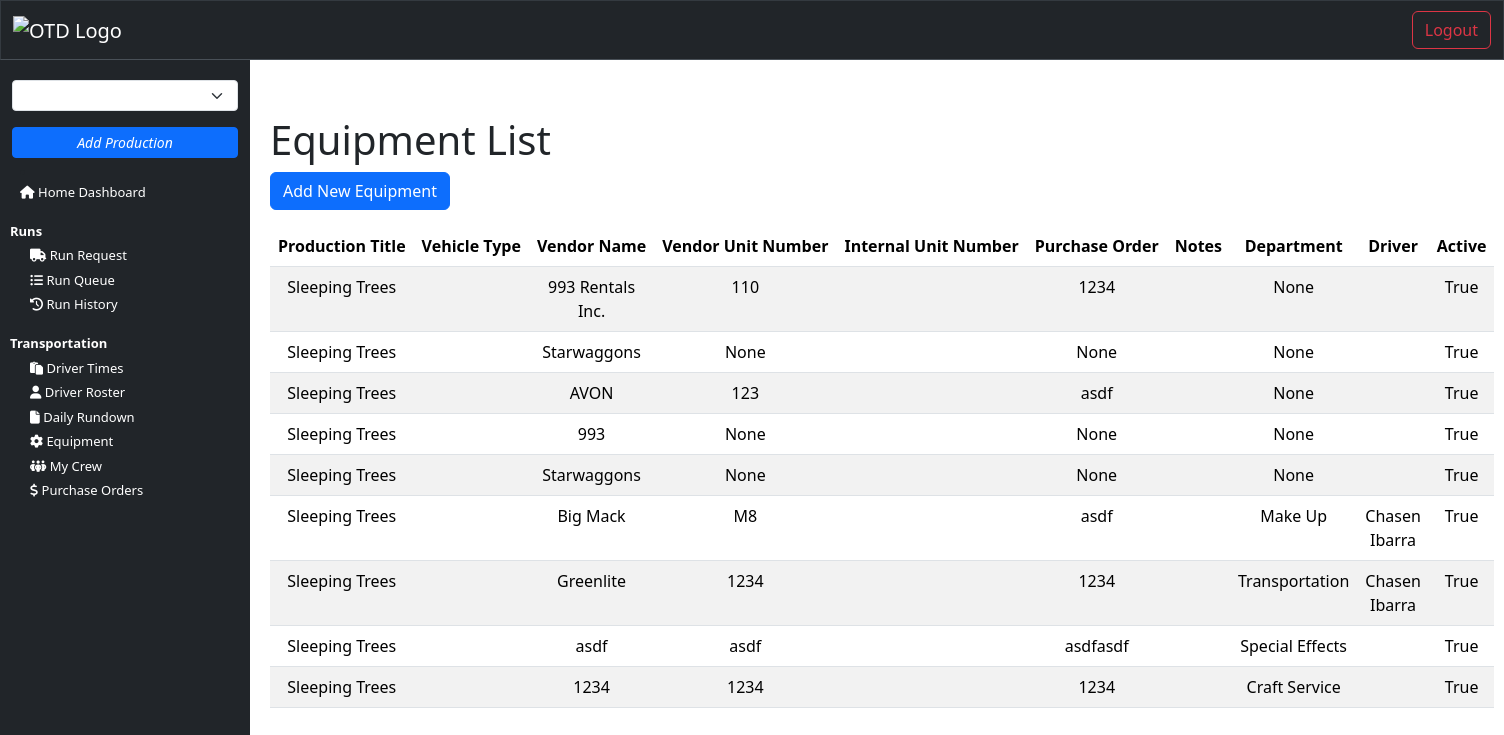
The app's page /equipment_list (signed in) with its own data.
### transportation/models.py (models this page shows, shortened)
class Equipment(models.Model):
    EQUIPMENT_TYPE_1_CHOICES = [
        ('truck', 'Truck'),
        ('trailer', 'Trailer'),
    ]
    TRUCK_TYPE_CHOICES = [
        ('stakebed', 'Stakebed'),
        ('box_truck', 'Box Truck'),
        ('5_ton', '5-Ton'),
        ('10_ton', '10-Ton'),
        ('tractor', 'Tractor'),
        ('production_van', 'Production Van'),
        ('van', 'Van'),
    ]
    TRAILER_TYPE_CHOICES = [
        ('cast_single', 'Cast Single'),
        ('cast_2_room', 'Cast 2-Room'),
        ('cast_3_room', 'Cast 3-Room'),
        ('cast_5_room', 'Cast 5-Room'),
        ('office_trailer', 'Office Trailer'),
        ('wardrobe_trailer', 'Wardrobe Trailer'),
        ('makeup_trailer', 'Makeup Trailer'),
        ('grip_trailer', 'Grip Trailer'),
        ('set_lighting_trailer', 'Set Lighting Trailer'),
        ('equipment_trailer', 'Equipment Trailer'),
        ('honeywagon', 'Honeywagon'),
        ('flatbed', 'Flatbed'),
    ]
    production_title = models.ForeignKey(Production, on_delete=models.CASCADE, related_name='vehicles')
    equipment_type_1 = models.CharField(max_length=150, choices=EQUIPMENT_TYPE_1_CHOICES , null=True) # truck or trailer
    equipment_type_2 = models.CharField(max_length=150, choices=TRUCK_TYPE_CHOICES, null=True, blank=True) # truck or trailer specific (stakebed, 2 room, etc..)
    trailer_type = models.CharField(max_length=150, choices=TRAILER_TYPE_CHOICES, null=True, blank=True)
    vendor_name = models.CharField(max_length=100, null=True)
    vendor_address_1 = models.CharField(max_length=100, null=True)
    vendor_address_2 = models.CharField(max_length=100, null=True, blank=True)
    vendor_city = models.CharField(max_length=100, null=True)
    vendor_state = models.CharField(max_length=2, null=True)
    vendor_zip = models.CharField(max_length=10, null=True)
    vendor_unit_number = models.CharField(max_length=10, null=True)
    fleet_number = models.CharField(max_length=20, null=True)
    purchase_order = models.CharField(max_length=10, null=True)
    vendor_invoice = models.CharField(max_length=10, null=True)
    equipment_notes = models.TextField(max_length=2000, null=True, blank=True)
    assigned_department = models.ForeignKey(Department, null=True, blank=True, on_delete=models.CASCADE, related_name='vehicles')
    assigned_driver = models.ManyToManyField(Driver, blank=True, related_name='vehicles')
    is_active = models.BooleanField(default=True)

class Driver(models.Model):
    user = models.OneToOneField(settings.AUTH_USER_MODEL, on_delete=models.CASCADE)  # Use custom user model
    production_title = models.CharField(max_length=150, null=True, blank=True)
    first_name = models.CharField(max_length=150, null=True, blank=True)
    last_name = models.CharField(max_length=150, null=True, blank=True)
    driver_email = models.EmailField(_('email address'), null=True, blank=True)
    driver_birthdate = models.DateField(null=True, blank=True)
    driver_phone = models.CharField(max_length=15, null=True, blank=True)
    occupation_code = models.CharField(max_length=4, null=True, blank=True)
    job_classification = models.CharField(max_length=50, null=True, blank=True)
    driver_hire_date = models.DateField(null=True, blank=True)
    production_status = models.CharField(max_length=50, null=True, blank=True) # On production or off production
    rate = models.DecimalField(max_digits=6, decimal_places=2, null=True, blank=True)
    grouping = models.IntegerField(null=True, blank=True)
    local = models.IntegerField(null=True, blank=True)
    last_4 = models.CharField(max_length=6, null=True, blank=True)
    drivers_license_number = models.CharField(max_length=20, null=True, blank=True)
    drivers_license_expiration = models.DateField(null=True, blank=True)
    drivers_license_state = models.CharField(max_length=2, null=True, blank=True)
    drivers_license_class = models.CharField(max_length=2, null=True, blank=True)
    drivers_license_endorsements = models.CharField(max_length=50, null=True, blank=True)
    drivers_license_restrictions = models.CharField(max_length=50, null=True, blank=True)
    medical_card_expiration = models.DateField(null=True, blank=True)
    assigned_truck = models.ManyToManyField('Equipment', related_name='assigned_truck', limit_choices_to={'equipment_type_1': 'truck'})
    assigned_trailer = models.ManyToManyField('Equipment', related_name='assigned_trailer', limit_choices_to={'equipment_type_1': 'trailer'})
    supporting_department = models.ForeignKey(Department, null=True, blank=True, on_delete=models.CASCADE, related_name='drivers')
    is_favorite = models.BooleanField(default=False, null=True, blank=True)
    is_active = models.BooleanField(default=True)
    def __str__(self):
        return self.first_name + " " + self.last_name

### core/models.py (models this page shows)
class Production(models.Model):
    create_date = models.DateField(auto_now_add=True)
    code = models.CharField(max_length=6, unique=True, null=True, blank=True)  # Add this field for the 6-digit code
    production_title = models.CharField(max_length=150, null=True) # Official or working title
    production_type = models.CharField(max_length=150, null=True) # Feature or TV
    production_studio = models.CharField(max_length=150, null=True)
    production_email = models.EmailField(_('email address'), null=True)
    production_address_1 = models.CharField(max_length=100, null=True, blank=True)
    production_address_2 = models.CharField(max_length=100, null=True, blank=True)
    production_city = models.CharField(max_length=100, null=True, blank=True)
    production_state = models.CharField(max_length=2, null=True, blank=True)
    production_zip = models.CharField(max_length=10, null=True, blank=True)
    production_phone = models.CharField(max_length=15, null=True, blank=True)
    purchase_order = models.CharField(max_length=10, null=True)
    coordinator_name = models.CharField(max_length=150, null=True)
    coordinator_email = models.EmailField(_('email address'), null=True)
    dot_admin_name = models.CharField(max_length=150, null=True)
    dot_admin_email = models.EmailField(_('email address'), null=True)
    captain_name = models.CharField(max_length=150, null=True)
    captain_email = models.EmailField(_('email address'), null=True)
    production_accountant_name = models.CharField(max_length=150, null=True, blank=True)
    production_accountant_email = models.EmailField(_('email address'), null=True, blank=True)
    production_accountant_phone = models.CharField(max_length=15, null=True, blank=True)
    production_supervisor_name = models.CharField(max_length=150, null=True, blank=True)
    production_supervisor_email = models.EmailField(_('email address'), null=True, blank=True)
    unit_production_manager_name = models.CharField(max_length=150, null=True, blank=True)
    unit_production_manager_email = models.EmailField(_('email address'), null=True, blank=True)
    first_shoot_day = models.DateField(null=True, blank=True)
    last_shoot_day = models.DateField(null=True, blank=True)
    total_shoot_days = models.IntegerField(null=True, blank=True)
    production_notes = models.TextField(max_length=2000, null=True)
    is_active = models.BooleanField(default=True)
    def __str__(self):
        return self.production_title

class Department(models.Model):
    department_title = models.CharField(max_length=100, null=True)
    def __str__(self):
        return self.department_title

### interface/views.py (the view)
# urls.py: path('equipment_list', views.equipment_list, name="equipment_list"),
@login_required(login_url='login')
def equipment_list(request):
    equipment = Equipment.objects.all()
    return render(request, 'interface/equipment_list.html', {'equipment': equipment})

### interface/templates/interface/equipment_list.html
{% extends 'interface/layout.html' %}
{% block content %}
<div class="container mt-5">
    <h1>Equipment List</h1>
    <a href="" class="btn btn-primary mb-3">Add New Equipment</a>
    <table class="table table-striped">
        <thead>
            <tr>
                <th>Production Title</th>
                <th>Vehicle Type</th>
                <th>Vendor Name</th>
                <th>Vendor Unit Number</th>
                <th>Internal Unit Number</th>
                <th>Purchase Order</th>
                <th>Notes</th>
                <th>Department</th>
                <th>Driver</th>
                <th>Active</th>
            </tr>
        </thead>
        <tbody>
            {% for item in equipment %}
            <tr>
                <td>{{ item.production_title }}</td>
                <td>{{ item.vehicle_type }}</td>
                <td>{{ item.vendor_name }}</td>
                <td>{{ item.vendor_unit_number }}</td>
                <td>{{ item.internal_unit_number }}</td>
                <td>{{ item.purchase_order }}</td>
                <td>{{ item.vehicle_notes }}</td>
                <td>{{ item.assigned_department }}</td>
                <td>{{ item.assigned_driver.all|join:", " }}</td>
                <td>{{ item.is_active }}</td>
            </tr>
            {% endfor %}
        </tbody>
    </table>
</div>
{% endblock %}

### static/css/style.css (style rules this page uses)
body { padding: 0; margin: 0; background-color: white; }
td, th { text-align: center; }
@media (min-width: 994px) { th { white-space: nowrap; } }

### records on screen
Equipment: production_title "Sleeping Trees", vendor_name "993 Rentals Inc.", vendor_unit_number "110", purchase_order "1234", assigned_department "None", is_active "True"
Equipment: production_title "Sleeping Trees", vendor_name "Starwaggons", vendor_unit_number "None", purchase_order "None", assigned_department "None", is_active "True"
Equipment: production_title "Sleeping Trees", vendor_name "AVON", vendor_unit_number "123", purchase_order "asdf", assigned_department "None", is_active "True"
Equipment: production_title "Sleeping Trees", vendor_name "993", vendor_unit_number "None", purchase_order "None", assigned_department "None", is_active "True"
Equipment: production_title "Sleeping Trees", vendor_name "Starwaggons", vendor_unit_number "None", purchase_order "None", assigned_department "None", is_active "True"
Equipment: production_title "Sleeping Trees", vendor_name "Big Mack", vendor_unit_number "M8", purchase_order "asdf", assigned_department "Make Up", assigned_driver.all "Chasen Ibarra", is_active "True"
Equipment: production_title "Sleeping Trees", vendor_name "Greenlite", vendor_unit_number "1234", purchase_order "1234", assigned_department "Transportation", assigned_driver.all "Chasen Ibarra", is_active "True"
Equipment: production_title "Sleeping Trees", vendor_name "asdf", vendor_unit_number "asdf", purchase_order "asdfasdf", assigned_department "Special Effects", is_active "True"
Equipment: production_title "Sleeping Trees", vendor_name "1234", vendor_unit_number "1234", purchase_order "1234", assigned_department "Craft Service", is_active "True"
